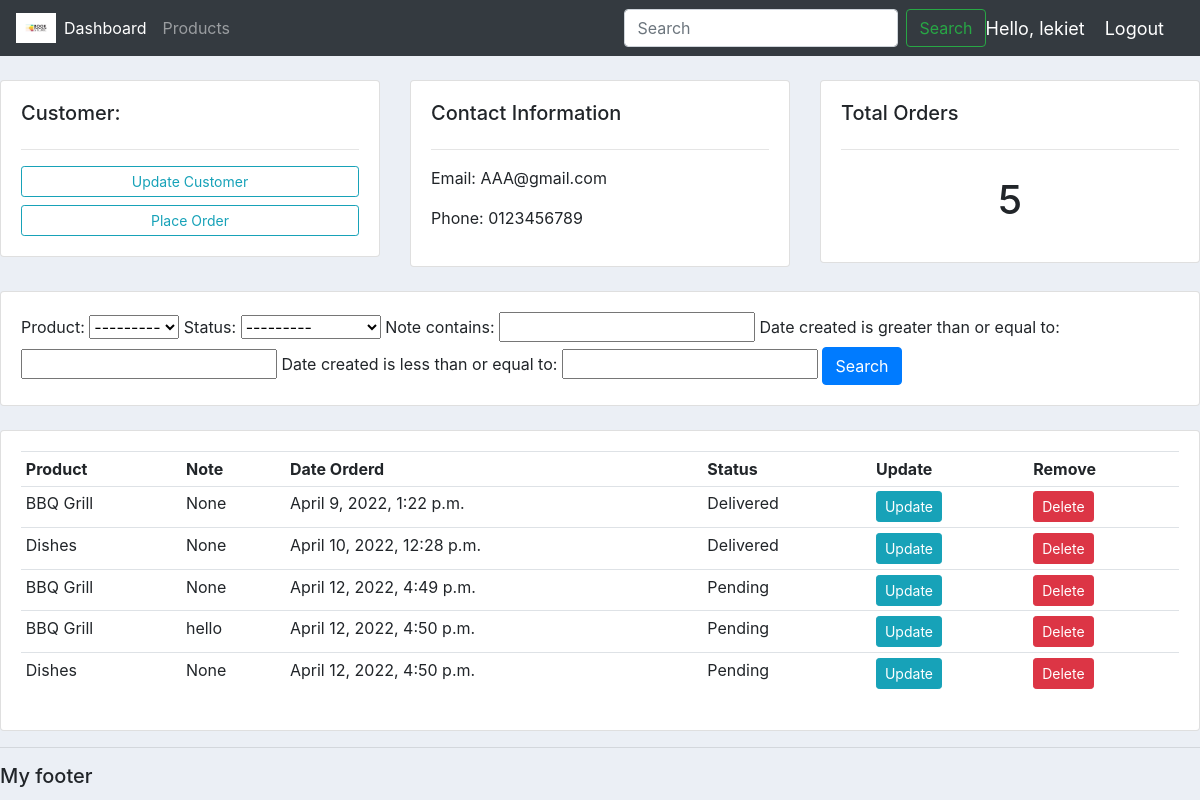
The app's page /customer/1/ (signed in) with its own data.
### accounts/models.py (models this page shows, shortened)
class Customer(models.Model):
	user = models.OneToOneField(User, blank=True, null=True, on_delete=models.CASCADE) # a user can have 1 customer, a customer have a user
	name = models.CharField(max_length=200, null=True) # 'null' cho phép nhập data có trường bị thiếu
	phone = models.CharField(max_length=200, null=True)
	email = models.CharField(max_length=200, null=True)
	date_created = models.DateTimeField(auto_now_add=True, null=True)
	profile_pic = models.ImageField(default="profile1.png", null=True, blank=True)

class Order(models.Model):
	STATUS = (
			('Pending', 'Pending'),
			('Out for delivery', 'Out for delivery'),
			('Delivered', 'Delivered'),
			)
	customer = models.ForeignKey(Customer, null=True, on_delete= models.SET_NULL) # 'on_delete': nếu xóa customer A trong bảng Customer thì ông A ở table Order nên được treat thế nào? xóa luôn order chứa ông A, hay set trường customer là NULL
	product = models.ForeignKey(Product, null=True, on_delete= models.SET_NULL)
	date_created = models.DateTimeField(auto_now_add=True, null=True)
	status = models.CharField(max_length=200, null=True, choices=STATUS) # 'choices' = drop down menu
	note = models.CharField(max_length=200, null=True)

class Product(models.Model):
	CATEGORY = (
			('Indoor', 'Indoor'),
			('Out Door', 'Out Door'),
			)
	name = models.CharField(max_length=200, null=True)
	price = models.FloatField(null=True)
	category = models.CharField(max_length=200, null=True, choices=CATEGORY)
	description = models.CharField(max_length=200, null=True, blank=True) # 'blank': cho phép bỏ trống trường này
	date_created = models.DateTimeField(auto_now_add=True, null=True)
	tags = models.ManyToManyField(Tag) # product thuộc thể loại nào
	def __str__(self):
		return self.name

### accounts/decorators.py (the view)
		def wrapper_func(request, *args, **kwargs):
			group = None
			if request.user.groups.exists(): # check if user is part of a group
				group = request.user.groups.all()[0].name
			if group in allowed_roles:
				return view_func(request, *args, **kwargs)
			else:
				return HttpResponse('You are not authorized to view this page')

### accounts/views.py (called while the page is built)
@login_required(login_url='login')
@allowed_users(allowed_roles=['admin'])
def customer(request, pk):
    customer = Customer.objects.get(id=pk)
    orders = customer.order_set.all()
    order_count = orders.count()
    myFilter = OrderFilter(request.GET, queryset=orders)
    orders = myFilter.qs
    context = {'customer': customer, 'orders': orders, 'order_count': order_count, 'myFilter': myFilter}
    return render(request, 'accounts/customer.html', context)

### accounts/templates/accounts/customer.html
{% extends 'accounts/main.html' %}
{% block content %}
	<br>
<div class="row">
	<div class="col-md">
		<div class="card card-body">
			<h5>Customer:</h5>
			<hr>
			<a class="btn btn-outline-info  btn-sm btn-block" href="">Update Customer</a>
			<a class="btn btn-outline-info  btn-sm btn-block" href="{% url 'create_order' customer.id %}">Place Order</a>
		</div>
	</div>
	<div class="col-md">
		<div class="card card-body">
			<h5>Contact Information</h5>
			<hr>
			<p>Email: {{customer.email}} </p>
			<p>Phone: {{customer.phone}} </p>
		</div>
	</div>
	<div class="col-md">
		<div class="card card-body">
			<h5>Total Orders</h5>
			<hr>
			<h1 style="text-align: center;padding: 10px">{{order_count}}</h1>
		</div>
	</div>
</div>
<br>
<div class="row">
	<div class="col">
		<div class="card card-body">
			<form method="get">
				{{ myFilter.form}}
		    <button class="btn btn-primary" type="submit">Search</button>
		  </form>
		</div>
	</div>
</div>
<br>
<div class="row">
	<div class="col-md">
		<div class="card card-body">
			<table class="table table-sm">
				<tr>
					<th>Product</th>
					<th>Note</th>
					<th>Date Orderd</th>
					<th>Status</th>
					<th>Update</th>
					<th>Remove</th>
				</tr>
				{% for order in orders %}
				<tr>
					<td>{{order.product}}</td>
					<td>{{order.note}}</td>
					<td>{{order.date_created}}</td>
					<td>{{order.status}}</td>
					<td><a class="btn btn-sm btn-info" href="{% url 'update_order' order.id %}">Update</a></td>
					<td><a class="btn btn-sm btn-danger" href="{% url 'delete_order' order.id %}">Delete</a></td>
				</tr>
				{% endfor %}
			</table>
		</div>
	</div>
</div>
{% endblock %}

### accounts/templates/accounts/navbar.html (shortened to what this page needs)
{% load static %}
<nav class="navbar navbar-expand-lg navbar-dark bg-dark">
    <img src="{% static 'images/logo.png' %}" style="width: 40px; min-width: 3px;"/>
    <div class="collapse navbar-collapse" id="navbarSupportedContent">
      <ul class="navbar-nav mr-auto">
        {% if request.user.is_staff %}
        <li class="nav-item active">
          <a class="nav-link" href="{% url 'home' %}">Dashboard</a>
        </li>
        <li class="nav-item">
          <a class="nav-link" href="{% url 'products' %}">Products</a>
        </li>
        {% else %}
        <li class="nav-item">
          <a class="nav-link" href="{% url 'account' %}">Settings</a>
        </li>
        {% endif %}
      </ul>
      <form class="form-inline my-2 my-lg-0">
        <input class="form-control mr-sm-2" type="search" placeholder="Search" aria-label="Search">
        <button class="btn btn-outline-success my-2 my-sm-0" type="submit">Search</button>
      </form>
    </div>
    <span class="hello-msg">Hello, {{request.user}}</span>
    <span ><a class="hello-msg" href="{% url 'logout' %}">Logout</a></span>
  </nav>

### static/css/main.css (style rules this page uses)
body { background-color: #ebeff5; }

### accounts/templates/accounts/navbar.html (style rules this page uses)
.hello-msg { font-size: 18px; color: #fff; margin-right: 20px; }

### records on screen
Customer: email "AAA@gmail.com", phone "0123456789"
Order: product "BBQ Grill", note "None", date_created "April 9, 2022, 1:22 p.m.", status "Delivered"
Order: product "Dishes", note "None", date_created "April 10, 2022, 12:28 p.m.", status "Delivered"
Order: product "BBQ Grill", note "None", date_created "April 12, 2022, 4:49 p.m.", status "Pending"
Order: product "BBQ Grill", note "hello", date_created "April 12, 2022, 4:50 p.m.", status "Pending"
Order: product "Dishes", note "None", date_created "April 12, 2022, 4:50 p.m.", status "Pending"

### other values on screen
{{ request.user }} "lekiet"
{{ order_count }} "5"
